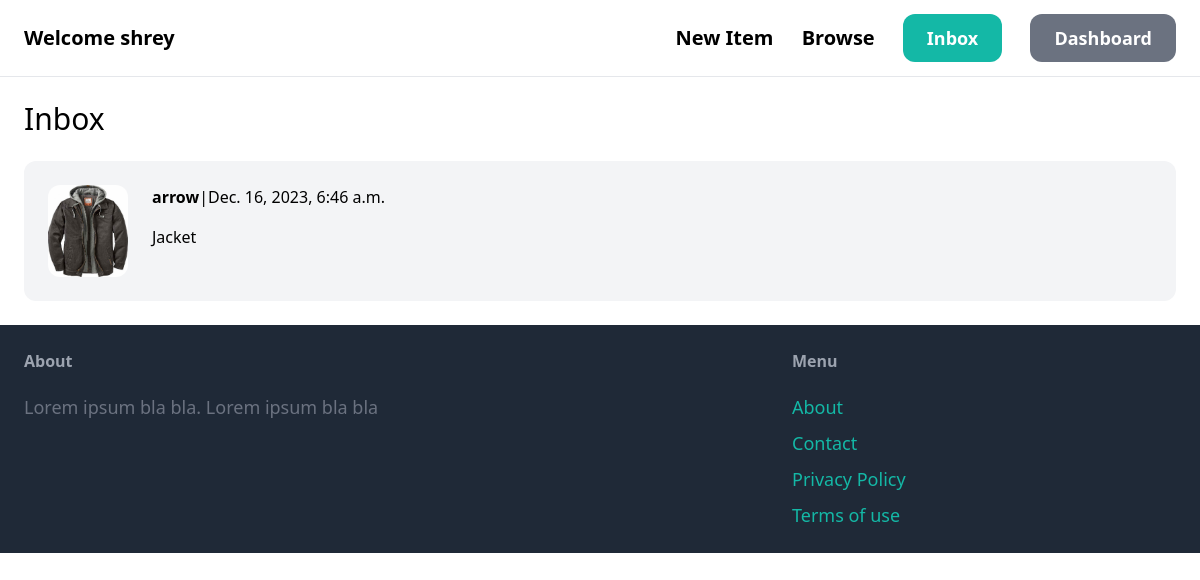
The page /inbox/ (signed in) on the database its author committed.
### conversation/models.py (models this page shows)
class Conversation(models.Model):
    item=models.ForeignKey(Items, related_name='conversation', on_delete=models.CASCADE)
    members=models.ManyToManyField(User,related_name='conversations')
    created_at=models.DateTimeField(auto_now_add=True)
    modified_at=models.DateTimeField(auto_now=True)
    class Meta:
        ordering=('-modified_at',)

### item/models.py (models this page shows, shortened)
class Items(models.Model):
    name=models.CharField(max_length=255)
    category=models.ForeignKey(Category,related_name='items',on_delete=models.CASCADE)
    description=models.TextField(blank=True, null=True)
    price=models.FloatField()
    image=models.ImageField(upload_to="item_images",blank=True, null=True)
    is_sold=models.BooleanField(default=False)
    created_by=models.ForeignKey(User, related_name='items',on_delete=models.CASCADE)
    created_at=models.DateTimeField(auto_now_add=True)
    class Meta:
        verbose_name_plural="Items"
        ordering=('name',)

### conversation/views.py (the view)
# urls.py: path('', views.inbox, name='inbox'),
@login_required
def inbox(request):
    conversations=Conversation.objects.filter(members__in=[request.user.id])
    return render(request, 'conversation/inbox.html',{
        'conversations':conversations
    })

### conversation/templates/conversation/inbox.html (shortened to what this page needs)
{% extends "core/base.html" %}
{%block content%}
<h1 class="mb-6 text-3xl">
Inbox
</h1>
<div class="space-y-6">
    {%for conversation in conversations%}
        <a href="{%url 'conversation:detail' conversation.id%}">
            <div class="p-6 flex bg-gray-100 rounded-xl">
                <div class=pr-6>
                    <img src="{{conversation.item.image.url}}" class="w-20 rounded-xl">
                </div>
                <div>
                    {%for member in conversation.members.all%}
                        {%if member != request.user%}
                            <p class="mb-4"><strong>{{member.username}}</strong>|{{conversation.modified_at}}</p>
                            <p>{{conversation.item.name}}</p>
                        {%endif%}
                    {%endfor%}
                </div>
            </div>
        </a>
    {%endfor%}
</div>
{%endblock%}

### core/templates/core/base.html (shortened to what this page needs)
<!DOCTYPE html>
<html lang="en">
<head>
    <script src="https://cdn.tailwindcss.com"></script>
</head>
<body>
    <nav class="py-6 px-6 flex justify-between items-center border-b border-gray-200">
        {%if request.user.is_authenticated%}
        <a href="/" class="text-xl font-semibold">Welcome {{request.user.username}}</a>
        {%else%}
        <a href="/" class="text-xl font-semibold">MarketX</a>
        {%endif%}
        <div class="space-x-6">
            <a href="{%url 'item:new'%}" class="text-xl font-semibold hover:text-gray-500">New Item</a>
            <a href="{%url 'item:items'%}" class="text-xl font-semibold hover:text-gray-500">Browse</a>
            {%if request.user.is_authenticated%}
                <a href="{%url 'conversation:inbox'%}" class="px-6 py-3 text-lg font-semibold bg-teal-500 text-white rounded-xl hover:bg-teal-700">Inbox</a>
                {%if request.path == '/dashboard/'%}
                <a href="{%url 'core:logout'%}" class="px-6 py-3 text-lg font-semibold bg-red-500 text-white rounded-xl hover:bg-red-700">Logout</a>
                {%else%}
                <a href="{%url 'dashboard:index'%}" class="px-6 py-3 text-lg font-semibold bg-gray-500 text-white rounded-xl hover:bg-gray-700">Dashboard</a>
                {%endif%}
            {%else%}
                <a href="{%url 'core:signup'%}" class="px-6 py-3 text-lg font-semibold bg-teal-500 text-white rounded-xl hover:bg-teal-700">Sign up</a>
                <a href="{%url 'core:login'%}" class="px-6 py-3 text-lg font-semibold bg-gray-500 text-white rounded-xl hover:bg-gray-700">Login</a>
            {%endif%}
        </div>
    </nav>
    <div class="px-6 py-6">
        {%block content%}{%endblock%}
    </div>
    <footer class="py-6 px-6 flex justify-between bg-gray-800">
        <div class="w-2/3 pr-10">
            <h3 class="mb-5 font-semibold text-gray-400">About</h3>
            <p class="text-lg text-gray-500">Lorem ipsum bla bla. Lorem ipsum  bla bla</p>
        </div>
        <div class="w-1/3">
            <h3 class="mb-5 font-semibold text-gray-400">Menu</h3>
            <ul class="space-y-2">
                <li><a href="#" class="text-lg text-teal-500 hover:text-teal-700">About</a>
                <li><a href="{%url 'core:contact'%}" class="text-lg text-teal-500 hover:text-teal-700">Contact</a>
                <li><a href="#" class="text-lg text-teal-500 hover:text-teal-700">Privacy Policy</a>
                <li><a href="#" class="text-lg text-teal-500 hover:text-teal-700">Terms of use</a>
                </ul>
</body>
</html>

### rows shown on the page
Conversation: item.image (picture), modified_at "Dec. 16, 2023, 6:46 a.m.", item.name "Jacket"

### other values the page prints
{{ request.user.username }} "shrey"
{{ member.username }} "arrow"
